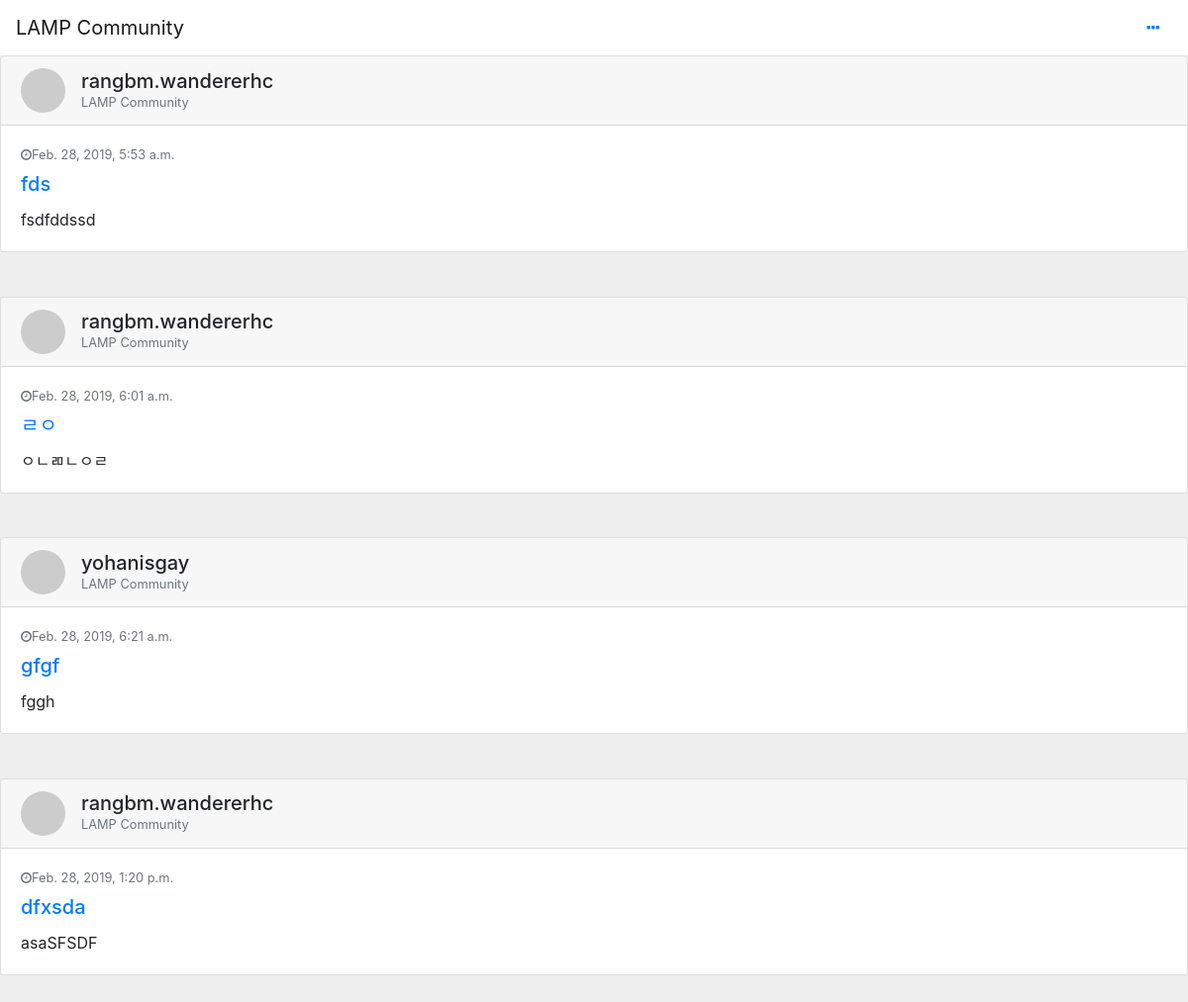
/community/post_list/, run on the app's committed database.
### community/models.py (models this page shows, shortened)
class Post(models.Model):
    author = models.ForeignKey('auth.User', on_delete=models.CASCADE)
    title = models.CharField(max_length=200)
    text = models.TextField()
    created_date = models.DateTimeField(
            default=timezone.now)
    published_date = models.DateTimeField(
            blank=True, null=True)

### community/views.py (the view)
# urls.py: path('post_list/', views.post_list, name='post_list'),
def post_list(request):
    posts = Post.objects.filter(published_date__lte=timezone.now()).order_by('published_date')
    return render(request, 'community/post_list.html', {'posts': posts})

### templates/community/post_list.html (shortened to what this page needs)
{% load static %}
<link href="//maxcdn.bootstrapcdn.com/bootstrap/4.1.1/css/bootstrap.min.css" rel="stylesheet" id="bootstrap-css">
<link rel="stylesheet" href="{% static 'css/post_list.css' %}">
<link href="https://stackpath.bootstrapcdn.com/font-awesome/4.7.0/css/font-awesome.min.css" rel="stylesheet"
>
<nav class="navbar navbar-light bg-white">
        <a href="{% url 'home' %}" class="navbar-brand">LAMP Community</a>
       <div class="dropdown">
           <button class="btn btn-link dropdown-toggle" type="button" id="gedf-drop1" data-toggle="dropdown" aria-haspopup="true" aria-expanded="false">
                 <i class="fa fa-ellipsis-h"></i>
           </button>
    </nav>
            {% for post in posts %}
                <div class="card gedf-card">
                    <div class="card-header">
                        <div class="d-flex justify-content-between align-items-center">
                            <div class="d-flex justify-content-between align-items-center">
                                <div class="mr-2">
                                    <img class="rounded-circle" width="45" src="https://picsum.photos/50/50" alt="">
                                </div>
                                <div class="ml-2">
                                    <div class="h5 m-0">{{ post.author }}</div>
                                    <div class="h7 text-muted">LAMP Community</div>
                                </div>
                            </div>
                        </div>
                    </div>
                    <div class="card-body">
                        <div class="text-muted h7 mb-2"> <i class="fa fa-clock-o"></i>{{ post.published_date }}
						</div>
                        <a class="card-link" href="{% url 'post_detail' pk=post.pk %}"">
                            <h5 class="card-title">{{ post.title }}</h5>
                        </a>
                        <p class="card-text">
                            {{ post.text|linebreaksbr }}
                        </p>
                    </div>
                </div>
            {% endfor %}

### static/css/post_list.css (style rules this page uses)
.h7 { font-size: 0.8rem; }
@media (min-width: 992px) { .gedf-card { margin-bottom: 2.77rem; } }
.dropdown-toggle::after { content: none; display: none; }

### data on the page
Post: author "rangbm.wandererhc", published_date "Feb. 28, 2019, 5:53 a.m.", title "fds", text "fsdfddssd"
Post: author "rangbm.wandererhc", published_date "Feb. 28, 2019, 6:01 a.m.", title "ㄹㅇ", text "ㅇㄴㄻㄴㅇㄹ"
Post: author "yohanisgay", published_date "Feb. 28, 2019, 6:21 a.m.", title "gfgf", text "fggh"
Post: author "rangbm.wandererhc", published_date "Feb. 28, 2019, 1:20 p.m.", title "dfxsda", text "asaSFSDF"
